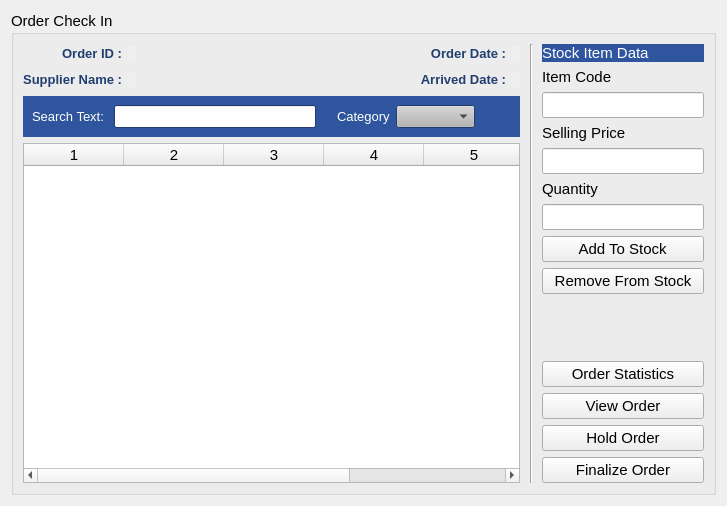
<?xml version="1.0" encoding="UTF-8"?>
<ui version="4.0">
 <class>Form</class>
 <widget class="QWidget" name="Form">
  <property name="geometry">
   <rect>
    <x>0</x>
    <y>0</y>
    <width>727</width>
    <height>506</height>
   </rect>
  </property>
  <property name="font">
   <font>
    <pointsize>11</pointsize>
   </font>
  </property>
  <property name="windowTitle">
   <string>Form</string>
  </property>
  <layout class="QGridLayout" name="gridLayout_2">
   <item row="0" column="0">
    <widget class="QGroupBox" name="groupBox">
     <property name="title">
      <string>Order Check In</string>
     </property>
     <layout class="QHBoxLayout" name="horizontalLayout">
      <item>
       <layout class="QVBoxLayout" name="verticalLayout">
        <item>
         <layout class="QGridLayout" name="gridLayout">
          <item row="1" column="4">
           <widget class="QLabel" name="lblArrivedDate">
            <property name="sizePolicy">
             <sizepolicy hsizetype="Preferred" vsizetype="Fixed">
              <horstretch>0</horstretch>
              <verstretch>0</verstretch>
             </sizepolicy>
            </property>
            <property name="palette">
             <palette>
              <active>
               <colorrole role="WindowText">
                <brush brushstyle="SolidPattern">
                 <color alpha="255">
                  <red>0</red>
                  <green>0</green>
                  <blue>0</blue>
                 </color>
                </brush>
               </colorrole>
              </active>
              <inactive>
               <colorrole role="WindowText">
                <brush brushstyle="SolidPattern">
                 <color alpha="255">
                  <red>0</red>
                  <green>0</green>
                  <blue>0</blue>
                 </color>
                </brush>
               </colorrole>
              </inactive>
              <disabled>
               <colorrole role="WindowText">
                <brush brushstyle="SolidPattern">
                 <color alpha="255">
                  <red>120</red>
                  <green>120</green>
                  <blue>120</blue>
                 </color>
                </brush>
               </colorrole>
              </disabled>
             </palette>
            </property>
            <property name="font">
             <font>
              <pointsize>10</pointsize>
              <weight>75</weight>
              <bold>true</bold>
             </font>
            </property>
            <property name="autoFillBackground">
             <bool>true</bool>
            </property>
            <property name="text">
             <string/>
            </property>
           </widget>
          </item>
          <item row="1" column="3">
           <widget class="QLabel" name="label_4">
            <property name="sizePolicy">
             <sizepolicy hsizetype="Preferred" vsizetype="Fixed">
              <horstretch>0</horstretch>
              <verstretch>0</verstretch>
             </sizepolicy>
            </property>
            <property name="palette">
             <palette>
              <active>
               <colorrole role="WindowText">
                <brush brushstyle="SolidPattern">
                 <color alpha="255">
                  <red>33</red>
                  <green>62</green>
                  <blue>112</blue>
                 </color>
                </brush>
               </colorrole>
              </active>
              <inactive>
               <colorrole role="WindowText">
                <brush brushstyle="SolidPattern">
                 <color alpha="255">
                  <red>33</red>
                  <green>62</green>
                  <blue>112</blue>
                 </color>
                </brush>
               </colorrole>
              </inactive>
              <disabled>
               <colorrole role="WindowText">
                <brush brushstyle="SolidPattern">
                 <color alpha="255">
                  <red>120</red>
                  <green>120</green>
                  <blue>120</blue>
                 </color>
                </brush>
               </colorrole>
              </disabled>
             </palette>
            </property>
            <property name="font">
             <font>
              <pointsize>10</pointsize>
              <weight>75</weight>
              <bold>true</bold>
             </font>
            </property>
            <property name="text">
             <string>Arrived Date :</string>
            </property>
            <property name="alignment">
             <set>Qt::AlignRight|Qt::AlignTrailing|Qt::AlignVCenter</set>
            </property>
           </widget>
          </item>
          <item row="1" column="1">
           <widget class="QLabel" name="lblSupplierName">
            <property name="sizePolicy">
             <sizepolicy hsizetype="Preferred" vsizetype="Fixed">
              <horstretch>0</horstretch>
              <verstretch>0</verstretch>
             </sizepolicy>
            </property>
            <property name="palette">
             <palette>
              <active>
               <colorrole role="WindowText">
                <brush brushstyle="SolidPattern">
                 <color alpha="255">
                  <red>0</red>
                  <green>0</green>
                  <blue>0</blue>
                 </color>
                </brush>
               </colorrole>
              </active>
              <inactive>
               <colorrole role="WindowText">
                <brush brushstyle="SolidPattern">
                 <color alpha="255">
                  <red>0</red>
                  <green>0</green>
                  <blue>0</blue>
                 </color>
                </brush>
               </colorrole>
              </inactive>
              <disabled>
               <colorrole role="WindowText">
                <brush brushstyle="SolidPattern">
                 <color alpha="255">
                  <red>120</red>
                  <green>120</green>
                  <blue>120</blue>
                 </color>
                </brush>
               </colorrole>
              </disabled>
             </palette>
            </property>
            <property name="font">
             <font>
              <pointsize>10</pointsize>
              <weight>75</weight>
              <bold>true</bold>
             </font>
            </property>
            <property name="autoFillBackground">
             <bool>true</bool>
            </property>
            <property name="text">
             <string/>
            </property>
           </widget>
          </item>
          <item row="1" column="0">
           <widget class="QLabel" name="label_2">
            <property name="sizePolicy">
             <sizepolicy hsizetype="Preferred" vsizetype="Fixed">
              <horstretch>0</horstretch>
              <verstretch>0</verstretch>
             </sizepolicy>
            </property>
            <property name="palette">
             <palette>
              <active>
               <colorrole role="WindowText">
                <brush brushstyle="SolidPattern">
                 <color alpha="255">
                  <red>33</red>
                  <green>62</green>
                  <blue>112</blue>
                 </color>
                </brush>
               </colorrole>
              </active>
              <inactive>
               <colorrole role="WindowText">
                <brush brushstyle="SolidPattern">
                 <color alpha="255">
                  <red>33</red>
                  <green>62</green>
                  <blue>112</blue>
                 </color>
                </brush>
               </colorrole>
              </inactive>
              <disabled>
               <colorrole role="WindowText">
                <brush brushstyle="SolidPattern">
                 <color alpha="255">
                  <red>120</red>
                  <green>120</green>
                  <blue>120</blue>
                 </color>
                </brush>
               </colorrole>
              </disabled>
             </palette>
            </property>
            <property name="font">
             <font>
              <pointsize>10</pointsize>
              <weight>75</weight>
              <bold>true</bold>
             </font>
            </property>
            <property name="text">
             <string>Supplier Name :</string>
            </property>
            <property name="alignment">
             <set>Qt::AlignRight|Qt::AlignTrailing|Qt::AlignVCenter</set>
            </property>
           </widget>
          </item>
          <item row="0" column="4">
           <widget class="QLabel" name="lblOrderDate">
            <property name="sizePolicy">
             <sizepolicy hsizetype="Preferred" vsizetype="Fixed">
              <horstretch>0</horstretch>
              <verstretch>0</verstretch>
             </sizepolicy>
            </property>
            <property name="palette">
             <palette>
              <active>
               <colorrole role="WindowText">
                <brush brushstyle="SolidPattern">
                 <color alpha="255">
                  <red>0</red>
                  <green>0</green>
                  <blue>0</blue>
                 </color>
                </brush>
               </colorrole>
              </active>
              <inactive>
               <colorrole role="WindowText">
                <brush brushstyle="SolidPattern">
                 <color alpha="255">
                  <red>0</red>
                  <green>0</green>
                  <blue>0</blue>
                 </color>
                </brush>
               </colorrole>
              </inactive>
              <disabled>
               <colorrole role="WindowText">
                <brush brushstyle="SolidPattern">
                 <color alpha="255">
                  <red>120</red>
                  <green>120</green>
                  <blue>120</blue>
                 </color>
                </brush>
               </colorrole>
              </disabled>
             </palette>
            </property>
            <property name="font">
             <font>
              <pointsize>10</pointsize>
              <weight>75</weight>
              <bold>true</bold>
             </font>
            </property>
            <property name="autoFillBackground">
             <bool>true</bool>
            </property>
            <property name="text">
             <string/>
            </property>
           </widget>
          </item>
          <item row="0" column="3">
           <widget class="QLabel" name="label_3">
            <property name="sizePolicy">
             <sizepolicy hsizetype="Preferred" vsizetype="Fixed">
              <horstretch>0</horstretch>
              <verstretch>0</verstretch>
             </sizepolicy>
            </property>
            <property name="palette">
             <palette>
              <active>
               <colorrole role="WindowText">
                <brush brushstyle="SolidPattern">
                 <color alpha="255">
                  <red>33</red>
                  <green>62</green>
                  <blue>112</blue>
                 </color>
                </brush>
               </colorrole>
              </active>
              <inactive>
               <colorrole role="WindowText">
                <brush brushstyle="SolidPattern">
                 <color alpha="255">
                  <red>33</red>
                  <green>62</green>
                  <blue>112</blue>
                 </color>
                </brush>
               </colorrole>
              </inactive>
              <disabled>
               <colorrole role="WindowText">
                <brush brushstyle="SolidPattern">
                 <color alpha="255">
                  <red>120</red>
                  <green>120</green>
                  <blue>120</blue>
                 </color>
                </brush>
               </colorrole>
              </disabled>
             </palette>
            </property>
            <property name="font">
             <font>
              <pointsize>10</pointsize>
              <weight>75</weight>
              <bold>true</bold>
             </font>
            </property>
            <property name="text">
             <string>Order Date :</string>
            </property>
            <property name="alignment">
             <set>Qt::AlignRight|Qt::AlignTrailing|Qt::AlignVCenter</set>
            </property>
           </widget>
          </item>
          <item row="0" column="1">
           <widget class="QLabel" name="lblOrderId">
            <property name="sizePolicy">
             <sizepolicy hsizetype="Preferred" vsizetype="Fixed">
              <horstretch>0</horstretch>
              <verstretch>0</verstretch>
             </sizepolicy>
            </property>
            <property name="palette">
             <palette>
              <active>
               <colorrole role="WindowText">
                <brush brushstyle="SolidPattern">
                 <color alpha="255">
                  <red>0</red>
                  <green>0</green>
                  <blue>0</blue>
                 </color>
                </brush>
               </colorrole>
              </active>
              <inactive>
               <colorrole role="WindowText">
                <brush brushstyle="SolidPattern">
                 <color alpha="255">
                  <red>0</red>
                  <green>0</green>
                  <blue>0</blue>
                 </color>
                </brush>
               </colorrole>
              </inactive>
              <disabled>
               <colorrole role="WindowText">
                <brush brushstyle="SolidPattern">
                 <color alpha="255">
                  <red>120</red>
                  <green>120</green>
                  <blue>120</blue>
                 </color>
                </brush>
               </colorrole>
              </disabled>
             </palette>
            </property>
            <property name="font">
             <font>
              <pointsize>10</pointsize>
              <weight>75</weight>
              <bold>true</bold>
             </font>
            </property>
            <property name="autoFillBackground">
             <bool>true</bool>
            </property>
            <property name="text">
             <string/>
            </property>
           </widget>
          </item>
          <item row="0" column="0">
           <widget class="QLabel" name="label">
            <property name="sizePolicy">
             <sizepolicy hsizetype="Preferred" vsizetype="Fixed">
              <horstretch>0</horstretch>
              <verstretch>0</verstretch>
             </sizepolicy>
            </property>
            <property name="palette">
             <palette>
              <active>
               <colorrole role="WindowText">
                <brush brushstyle="SolidPattern">
                 <color alpha="255">
                  <red>33</red>
                  <green>62</green>
                  <blue>112</blue>
                 </color>
                </brush>
               </colorrole>
              </active>
              <inactive>
               <colorrole role="WindowText">
                <brush brushstyle="SolidPattern">
                 <color alpha="255">
                  <red>33</red>
                  <green>62</green>
                  <blue>112</blue>
                 </color>
                </brush>
               </colorrole>
              </inactive>
              <disabled>
               <colorrole role="WindowText">
                <brush brushstyle="SolidPattern">
                 <color alpha="255">
                  <red>120</red>
                  <green>120</green>
                  <blue>120</blue>
                 </color>
                </brush>
               </colorrole>
              </disabled>
             </palette>
            </property>
            <property name="font">
             <font>
              <pointsize>10</pointsize>
              <weight>75</weight>
              <bold>true</bold>
             </font>
            </property>
            <property name="text">
             <string>Order ID :</string>
            </property>
            <property name="alignment">
             <set>Qt::AlignRight|Qt::AlignTrailing|Qt::AlignVCenter</set>
            </property>
           </widget>
          </item>
          <item row="0" column="2">
           <spacer name="horizontalSpacer">
            <property name="orientation">
             <enum>Qt::Horizontal</enum>
            </property>
            <property name="sizeHint" stdset="0">
             <size>
              <width>40</width>
              <height>20</height>
             </size>
            </property>
           </spacer>
          </item>
          <item row="1" column="2">
           <spacer name="horizontalSpacer_2">
            <property name="orientation">
             <enum>Qt::Horizontal</enum>
            </property>
            <property name="sizeHint" stdset="0">
             <size>
              <width>40</width>
              <height>20</height>
             </size>
            </property>
           </spacer>
          </item>
         </layout>
        </item>
        <item>
         <widget class="QWidget" name="widget_3" native="true">
          <property name="sizePolicy">
           <sizepolicy hsizetype="Preferred" vsizetype="Fixed">
            <horstretch>0</horstretch>
            <verstretch>0</verstretch>
           </sizepolicy>
          </property>
          <property name="palette">
           <palette>
            <active>
             <colorrole role="WindowText">
              <brush brushstyle="SolidPattern">
               <color alpha="255">
                <red>0</red>
                <green>0</green>
                <blue>0</blue>
               </color>
              </brush>
             </colorrole>
             <colorrole role="Button">
              <brush brushstyle="SolidPattern">
               <color alpha="255">
                <red>180</red>
                <green>180</green>
                <blue>180</blue>
               </color>
              </brush>
             </colorrole>
             <colorrole role="Light">
              <brush brushstyle="SolidPattern">
               <color alpha="255">
                <red>255</red>
                <green>255</green>
                <blue>255</blue>
               </color>
              </brush>
             </colorrole>
             <colorrole role="Midlight">
              <brush brushstyle="SolidPattern">
               <color alpha="255">
                <red>217</red>
                <green>217</green>
                <blue>217</blue>
               </color>
              </brush>
             </colorrole>
             <colorrole role="Dark">
              <brush brushstyle="SolidPattern">
               <color alpha="255">
                <red>90</red>
                <green>90</green>
                <blue>90</blue>
               </color>
              </brush>
             </colorrole>
             <colorrole role="Mid">
              <brush brushstyle="SolidPattern">
               <color alpha="255">
                <red>120</red>
                <green>120</green>
                <blue>120</blue>
               </color>
              </brush>
             </colorrole>
             <colorrole role="Text">
              <brush brushstyle="SolidPattern">
               <color alpha="255">
                <red>0</red>
                <green>0</green>
                <blue>0</blue>
               </color>
              </brush>
             </colorrole>
             <colorrole role="BrightText">
              <brush brushstyle="SolidPattern">
               <color alpha="255">
                <red>255</red>
                <green>255</green>
                <blue>255</blue>
               </color>
              </brush>
             </colorrole>
             <colorrole role="ButtonText">
              <brush brushstyle="SolidPattern">
               <color alpha="255">
                <red>0</red>
                <green>0</green>
                <blue>0</blue>
               </color>
              </brush>
             </colorrole>
             <colorrole role="Base">
              <brush brushstyle="SolidPattern">
               <color alpha="255">
                <red>255</red>
                <green>255</green>
                <blue>255</blue>
               </color>
              </brush>
             </colorrole>
             <colorrole role="Window">
              <brush brushstyle="SolidPattern">
               <color alpha="255">
                <red>46</red>
                <green>85</green>
                <blue>157</blue>
               </color>
              </brush>
             </colorrole>
             <colorrole role="Shadow">
              <brush brushstyle="SolidPattern">
               <color alpha="255">
                <red>0</red>
                <green>0</green>
                <blue>0</blue>
               </color>
              </brush>
             </colorrole>
             <colorrole role="AlternateBase">
              <brush brushstyle="SolidPattern">
               <color alpha="255">
                <red>217</red>
                <green>217</green>
                <blue>217</blue>
               </color>
              </brush>
             </colorrole>
             <colorrole role="ToolTipBase">
              <brush brushstyle="SolidPattern">
               <color alpha="255">
                <red>255</red>
                <green>255</green>
                <blue>220</blue>
               </color>
              </brush>
             </colorrole>
             <colorrole role="ToolTipText">
              <brush brushstyle="SolidPattern">
               <color alpha="255">
                <red>0</red>
                <green>0</green>
                <blue>0</blue>
               </color>
              </brush>
             </colorrole>
            </active>
            <inactive>
             <colorrole role="WindowText">
              <brush brushstyle="SolidPattern">
               <color alpha="255">
                <red>0</red>
                <green>0</green>
                <blue>0</blue>
               </color>
              </brush>
             </colorrole>
             <colorrole role="Button">
              <brush brushstyle="SolidPattern">
               <color alpha="255">
                <red>180</red>
                <green>180</green>
                <blue>180</blue>
               </color>
              </brush>
             </colorrole>
             <colorrole role="Light">
              <brush brushstyle="SolidPattern">
               <color alpha="255">
                <red>255</red>
                <green>255</green>
                <blue>255</blue>
               </color>
              </brush>
             </colorrole>
             <colorrole role="Midlight">
              <brush brushstyle="SolidPattern">
               <color alpha="255">
                <red>217</red>
                <green>217</green>
                <blue>217</blue>
               </color>
              </brush>
             </colorrole>
             <colorrole role="Dark">
              <brush brushstyle="SolidPattern">
               <color alpha="255">
                <red>90</red>
                <green>90</green>
                <blue>90</blue>
               </color>
              </brush>
             </colorrole>
             <colorrole role="Mid">
              <brush brushstyle="SolidPattern">
               <color alpha="255">
                <red>120</red>
                <green>120</green>
                <blue>120</blue>
               </color>
              </brush>
             </colorrole>
             <colorrole role="Text">
              <brush brushstyle="SolidPattern">
               <color alpha="255">
                <red>0</red>
                <green>0</green>
                <blue>0</blue>
               </color>
              </brush>
             </colorrole>
             <colorrole role="BrightText">
              <brush brushstyle="SolidPattern">
               <color alpha="255">
                <red>255</red>
                <green>255</green>
                <blue>255</blue>
               </color>
              </brush>
             </colorrole>
             <colorrole role="ButtonText">
              <brush brushstyle="SolidPattern">
               <color alpha="255">
                <red>0</red>
                <green>0</green>
                <blue>0</blue>
               </color>
              </brush>
             </colorrole>
             <colorrole role="Base">
              <brush brushstyle="SolidPattern">
               <color alpha="255">
                <red>255</red>
                <green>255</green>
                <blue>255</blue>
               </color>
              </brush>
             </colorrole>
             <colorrole role="Window">
              <brush brushstyle="SolidPattern">
               <color alpha="255">
                <red>46</red>
                <green>85</green>
                <blue>157</blue>
               </color>
              </brush>
             </colorrole>
             <colorrole role="Shadow">
              <brush brushstyle="SolidPattern">
               <color alpha="255">
                <red>0</red>
                <green>0</green>
                <blue>0</blue>
               </color>
              </brush>
             </colorrole>
             <colorrole role="AlternateBase">
              <brush brushstyle="SolidPattern">
               <color alpha="255">
                <red>217</red>
                <green>217</green>
                <blue>217</blue>
               </color>
              </brush>
             </colorrole>
             <colorrole role="ToolTipBase">
              <brush brushstyle="SolidPattern">
               <color alpha="255">
                <red>255</red>
                <green>255</green>
                <blue>220</blue>
               </color>
              </brush>
             </colorrole>
             <colorrole role="ToolTipText">
              <brush brushstyle="SolidPattern">
               <color alpha="255">
                <red>0</red>
                <green>0</green>
                <blue>0</blue>
               </color>
              </brush>
             </colorrole>
            </inactive>
            <disabled>
             <colorrole role="WindowText">
              <brush brushstyle="SolidPattern">
               <color alpha="255">
                <red>90</red>
                <green>90</green>
                <blue>90</blue>
               </color>
              </brush>
             </colorrole>
             <colorrole role="Button">
              <brush brushstyle="SolidPattern">
               <color alpha="255">
                <red>180</red>
                <green>180</green>
                <blue>180</blue>
               </color>
              </brush>
             </colorrole>
             <colorrole role="Light">
              <brush brushstyle="SolidPattern">
               <color alpha="255">
                <red>255</red>
                <green>255</green>
                <blue>255</blue>
               </color>
              </brush>
             </colorrole>
             <colorrole role="Midlight">
              <brush brushstyle="SolidPattern">
               <color alpha="255">
                <red>217</red>
                <green>217</green>
                <blue>217</blue>
               </color>
              </brush>
             </colorrole>
             <colorrole role="Dark">
              <brush brushstyle="SolidPattern">
               <color alpha="255">
                <red>90</red>
                <green>90</green>
                <blue>90</blue>
               </color>
              </brush>
             </colorrole>
             <colorrole role="Mid">
              <brush brushstyle="SolidPattern">
               <color alpha="255">
                <red>120</red>
                <green>120</green>
                <blue>120</blue>
               </color>
              </brush>
             </colorrole>
             <colorrole role="Text">
              <brush brushstyle="SolidPattern">
               <color alpha="255">
                <red>90</red>
                <green>90</green>
                <blue>90</blue>
               </color>
              </brush>
             </colorrole>
             <colorrole role="BrightText">
              <brush brushstyle="SolidPattern">
               <color alpha="255">
                <red>255</red>
                <green>255</green>
                <blue>255</blue>
               </color>
              </brush>
             </colorrole>
             <colorrole role="ButtonText">
              <brush brushstyle="SolidPattern">
               <color alpha="255">
                <red>90</red>
                <green>90</green>
                <blue>90</blue>
               </color>
              </brush>
             </colorrole>
             <colorrole role="Base">
              <brush brushstyle="SolidPattern">
               <color alpha="255">
                <red>46</red>
                <green>85</green>
                <blue>157</blue>
               </color>
              </brush>
             </colorrole>
             <colorrole role="Window">
              <brush brushstyle="SolidPattern">
               <color alpha="255">
                <red>46</red>
                <green>85</green>
                <blue>157</blue>
               </color>
              </brush>
             </colorrole>
             <colorrole role="Shadow">
              <brush brushstyle="SolidPattern">
               <color alpha="255">
                <red>0</red>
                <green>0</green>
                <blue>0</blue>
               </color>
              </brush>
             </colorrole>
             <colorrole role="AlternateBase">
              <brush brushstyle="SolidPattern">
               <color alpha="255">
                <red>180</red>
                <green>180</green>
                <blue>180</blue>
               </color>
              </brush>
             </colorrole>
             <colorrole role="ToolTipBase">
              <brush brushstyle="SolidPattern">
               <color alpha="255">
                <red>255</red>
                <green>255</green>
                <blue>220</blue>
               </color>
              </brush>
             </colorrole>
             <colorrole role="ToolTipText">
              <brush brushstyle="SolidPattern">
               <color alpha="255">
                <red>0</red>
                <green>0</green>
                <blue>0</blue>
               </color>
              </brush>
             </colorrole>
            </disabled>
           </palette>
          </property>
          <property name="font">
           <font>
            <pointsize>10</pointsize>
           </font>
          </property>
          <property name="autoFillBackground">
           <bool>true</bool>
          </property>
          <layout class="QHBoxLayout" name="horizontalLayout_3">
           <item>
            <widget class="QLabel" name="label_5">
             <property name="palette">
              <palette>
               <active>
                <colorrole role="WindowText">
                 <brush brushstyle="SolidPattern">
                  <color alpha="255">
                   <red>255</red>
                   <green>255</green>
                   <blue>255</blue>
                  </color>
                 </brush>
                </colorrole>
               </active>
               <inactive>
                <colorrole role="WindowText">
                 <brush brushstyle="SolidPattern">
                  <color alpha="255">
                   <red>255</red>
                   <green>255</green>
                   <blue>255</blue>
                  </color>
                 </brush>
                </colorrole>
               </inactive>
               <disabled>
                <colorrole role="WindowText">
                 <brush brushstyle="SolidPattern">
                  <color alpha="255">
                   <red>90</red>
                   <green>90</green>
                   <blue>90</blue>
                  </color>
                 </brush>
                </colorrole>
               </disabled>
              </palette>
             </property>
             <property name="text">
              <string>Search Text: </string>
             </property>
            </widget>
           </item>
           <item>
            <widget class="QLineEdit" name="searchTextBox">
             <property name="font">
              <font>
               <weight>50</weight>
               <bold>false</bold>
              </font>
             </property>
            </widget>
           </item>
           <item>
            <spacer name="horizontalSpacer_4">
             <property name="orientation">
              <enum>Qt::Horizontal</enum>
             </property>
             <property name="sizeType">
              <enum>QSizePolicy::Fixed</enum>
             </property>
             <property name="sizeHint" stdset="0">
              <size>
               <width>15</width>
               <height>20</height>
              </size>
             </property>
            </spacer>
           </item>
           <item>
            <widget class="QLabel" name="label_6">
             <property name="palette">
              <palette>
               <active>
                <colorrole role="WindowText">
                 <brush brushstyle="SolidPattern">
                  <color alpha="255">
                   <red>255</red>
                   <green>255</green>
                   <blue>255</blue>
                  </color>
                 </brush>
                </colorrole>
                <colorrole role="Text">
                 <brush brushstyle="SolidPattern">
                  <color alpha="255">
                   <red>0</red>
                   <green>0</green>
                   <blue>0</blue>
                  </color>
                 </brush>
                </colorrole>
               </active>
               <inactive>
                <colorrole role="WindowText">
                 <brush brushstyle="SolidPattern">
                  <color alpha="255">
                   <red>255</red>
                   <green>255</green>
                   <blue>255</blue>
                  </color>
                 </brush>
                </colorrole>
                <colorrole role="Text">
                 <brush brushstyle="SolidPattern">
                  <color alpha="255">
                   <red>0</red>
                   <green>0</green>
                   <blue>0</blue>
                  </color>
                 </brush>
                </colorrole>
               </inactive>
               <disabled>
                <colorrole role="WindowText">
                 <brush brushstyle="SolidPattern">
                  <color alpha="255">
                   <red>90</red>
                   <green>90</green>
                   <blue>90</blue>
                  </color>
                 </brush>
                </colorrole>
                <colorrole role="Text">
                 <brush brushstyle="SolidPattern">
                  <color alpha="255">
                   <red>90</red>
                   <green>90</green>
                   <blue>90</blue>
                  </color>
                 </brush>
                </colorrole>
               </disabled>
              </palette>
             </property>
             <property name="text">
              <string>Category</string>
             </property>
            </widget>
           </item>
           <item>
            <widget class="QComboBox" name="categoryComboBox">
             <property name="font">
              <font>
               <weight>50</weight>
               <bold>false</bold>
              </font>
             </property>
             <property name="currentText">
              <string/>
             </property>
            </widget>
           </item>
           <item>
            <spacer name="horizontalSpacer_3">
             <property name="orientation">
              <enum>Qt::Horizontal</enum>
             </property>
             <property name="sizeType">
              <enum>QSizePolicy::Minimum</enum>
             </property>
             <property name="sizeHint" stdset="0">
              <size>
               <width>36</width>
               <height>20</height>
              </size>
             </property>
            </spacer>
           </item>
          </layout>
         </widget>
        </item>
        <item>
         <widget class="QTableWidget" name="itemTableWidget">
          <property name="sizePolicy">
           <sizepolicy hsizetype="Preferred" vsizetype="Expanding">
            <horstretch>0</horstretch>
            <verstretch>0</verstretch>
           </sizepolicy>
          </property>
          <property name="font">
           <font>
            <pointsize>11</pointsize>
           </font>
          </property>
          <property name="columnCount">
           <number>6</number>
          </property>
          <column/>
          <column/>
          <column/>
          <column/>
          <column/>
          <column/>
         </widget>
        </item>
       </layout>
      </item>
      <item>
       <widget class="Line" name="line">
        <property name="minimumSize">
         <size>
          <width>10</width>
          <height>0</height>
         </size>
        </property>
        <property name="orientation">
         <enum>Qt::Vertical</enum>
        </property>
       </widget>
      </item>
      <item>
       <layout class="QVBoxLayout" name="verticalLayout_2">
        <item>
         <widget class="QLabel" name="label_7">
          <property name="sizePolicy">
           <sizepolicy hsizetype="Preferred" vsizetype="Preferred">
            <horstretch>0</horstretch>
            <verstretch>0</verstretch>
           </sizepolicy>
          </property>
          <property name="minimumSize">
           <size>
            <width>0</width>
            <height>0</height>
           </size>
          </property>
          <property name="palette">
           <palette>
            <active>
             <colorrole role="WindowText">
              <brush brushstyle="SolidPattern">
               <color alpha="255">
                <red>255</red>
                <green>255</green>
                <blue>255</blue>
               </color>
              </brush>
             </colorrole>
             <colorrole role="Base">
              <brush brushstyle="SolidPattern">
               <color alpha="255">
                <red>255</red>
                <green>255</green>
                <blue>255</blue>
               </color>
              </brush>
             </colorrole>
             <colorrole role="Window">
              <brush brushstyle="SolidPattern">
               <color alpha="255">
                <red>46</red>
                <green>85</green>
                <blue>157</blue>
               </color>
              </brush>
             </colorrole>
            </active>
            <inactive>
             <colorrole role="WindowText">
              <brush brushstyle="SolidPattern">
               <color alpha="255">
                <red>255</red>
                <green>255</green>
                <blue>255</blue>
               </color>
              </brush>
             </colorrole>
             <colorrole role="Base">
              <brush brushstyle="SolidPattern">
               <color alpha="255">
                <red>255</red>
                <green>255</green>
                <blue>255</blue>
               </color>
              </brush>
             </colorrole>
             <colorrole role="Window">
              <brush brushstyle="SolidPattern">
               <color alpha="255">
                <red>46</red>
                <green>85</green>
                <blue>157</blue>
               </color>
              </brush>
             </colorrole>
            </inactive>
            <disabled>
             <colorrole role="WindowText">
              <brush brushstyle="SolidPattern">
               <color alpha="255">
                <red>120</red>
                <green>120</green>
                <blue>120</blue>
               </color>
              </brush>
             </colorrole>
             <colorrole role="Base">
              <brush brushstyle="SolidPattern">
               <color alpha="255">
                <red>46</red>
                <green>85</green>
                <blue>157</blue>
               </color>
              </brush>
             </colorrole>
             <colorrole role="Window">
              <brush brushstyle="SolidPattern">
               <color alpha="255">
                <red>46</red>
                <green>85</green>
                <blue>157</blue>
               </color>
              </brush>
             </colorrole>
            </disabled>
           </palette>
          </property>
          <property name="autoFillBackground">
           <bool>true</bool>
          </property>
          <property name="text">
           <string>Stock Item Data</string>
          </property>
          <property name="margin">
           <number>6</number>
          </property>
         </widget>
        </item>
        <item>
         <widget class="QLabel" name="label_8">
          <property name="text">
           <string>Item Code</string>
          </property>
         </widget>
        </item>
        <item>
         <widget class="QLineEdit" name="itemCode">
          <property name="sizePolicy">
           <sizepolicy hsizetype="Preferred" vsizetype="Fixed">
            <horstretch>0</horstretch>
            <verstretch>0</verstretch>
           </sizepolicy>
          </property>
          <property name="readOnly">
           <bool>true</bool>
          </property>
         </widget>
        </item>
        <item>
         <widget class="QLabel" name="label_9">
          <property name="text">
           <string>Selling Price</string>
          </property>
         </widget>
        </item>
        <item>
         <widget class="QLineEdit" name="sellingPrice">
          <property name="sizePolicy">
           <sizepolicy hsizetype="Preferred" vsizetype="Fixed">
            <horstretch>0</horstretch>
            <verstretch>0</verstretch>
           </sizepolicy>
          </property>
         </widget>
        </item>
        <item>
         <widget class="QLabel" name="label_10">
          <property name="text">
           <string>Quantity</string>
          </property>
         </widget>
        </item>
        <item>
         <widget class="QLineEdit" name="quantity">
          <property name="sizePolicy">
           <sizepolicy hsizetype="Preferred" vsizetype="Fixed">
            <horstretch>0</horstretch>
            <verstretch>0</verstretch>
           </sizepolicy>
          </property>
         </widget>
        </item>
        <item>
         <widget class="QPushButton" name="addToStockBtn">
          <property name="sizePolicy">
           <sizepolicy hsizetype="Minimum" vsizetype="Fixed">
            <horstretch>0</horstretch>
            <verstretch>0</verstretch>
           </sizepolicy>
          </property>
          <property name="font">
           <font>
            <pointsize>11</pointsize>
           </font>
          </property>
          <property name="text">
           <string> Add To Stock </string>
          </property>
         </widget>
        </item>
        <item>
         <widget class="QPushButton" name="removeStockBtn">
          <property name="text">
           <string>  Remove From Stock  </string>
          </property>
         </widget>
        </item>
        <item>
         <spacer name="verticalSpacer">
          <property name="orientation">
           <enum>Qt::Vertical</enum>
          </property>
          <property name="sizeHint" stdset="0">
           <size>
            <width>20</width>
            <height>237</height>
           </size>
          </property>
         </spacer>
        </item>
        <item>
         <widget class="QPushButton" name="orderStats">
          <property name="text">
           <string>Order Statistics</string>
          </property>
         </widget>
        </item>
        <item>
         <widget class="QPushButton" name="viewOrder">
          <property name="text">
           <string>View Order</string>
          </property>
         </widget>
        </item>
        <item>
         <widget class="QPushButton" name="holdOrder">
          <property name="sizePolicy">
           <sizepolicy hsizetype="Minimum" vsizetype="Fixed">
            <horstretch>0</horstretch>
            <verstretch>0</verstretch>
           </sizepolicy>
          </property>
          <property name="font">
           <font>
            <pointsize>11</pointsize>
           </font>
          </property>
          <property name="text">
           <string>Hold Order</string>
          </property>
         </widget>
        </item>
        <item>
         <widget class="QPushButton" name="finalizeOrder">
          <property name="text">
           <string>Finalize Order</string>
          </property>
         </widget>
        </item>
       </layout>
      </item>
     </layout>
    </widget>
   </item>
  </layout>
 </widget>
 <resources/>
 <connections/>
</ui>
